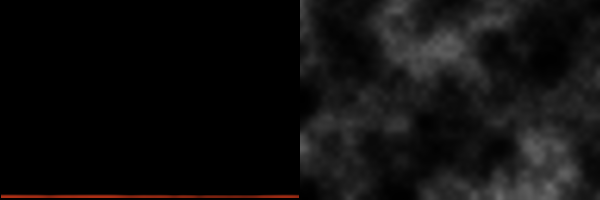
Frame 1 (no input)
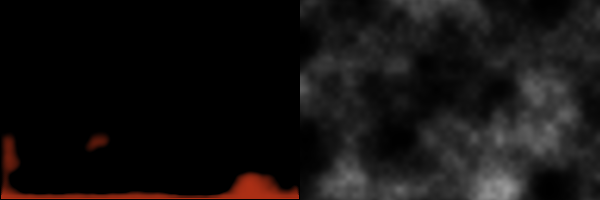
Frame 60 (no input)
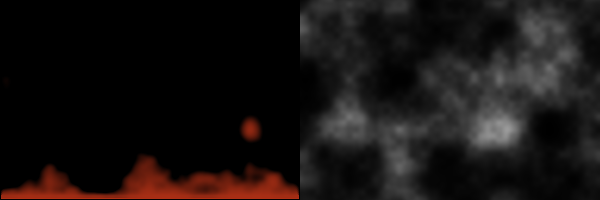
Frame 120 (the mouse pressed at the canvas centre since frame 60)

The p5.js sketch that drew these frames (run headless with seeded random() and noise() and a simulated clock; from frame 60 on, the mouse is pressed at the canvas centre):

// p5.js sketch
// ── sketch.js
const WIDTH = 300;
const HEIGHT = 200;
const SCROLL_SPEED = 1.2; // Units per second

let buffer1;
let buffer2;
let coolingLUT;

const DAMPING = 0.999;

function setup() {
  createCanvas(WIDTH*2, HEIGHT);
  pixelDensity(1);
  
  buffer1 = createGraphics(WIDTH, HEIGHT);
  buffer2 = createGraphics(WIDTH, HEIGHT);
  coolingLUT = createImage(WIDTH, HEIGHT);
  
  buffer1.loadPixels();
  buffer2.loadPixels();
  for (let y = 0; y < HEIGHT; y++) {
    for (let x = 0; x < WIDTH; x++) {
      setPixel(buffer1, x, y, 0);
      setPixel(buffer2, x, y, 0);
    }
  }
  buffer1.updatePixels();
  buffer2.updatePixels();
}

function draw() {
  background(42);
  fillRows(4);
  generateCoolingLUT();
  
  if (mouseX > 0 && mouseX < WIDTH && mouseY > 0 && mouseY < HEIGHT) {
    buffer1.noStroke();
    buffer1.fill(255);
    buffer1.circle(mouseX, mouseY, 50);
  }
  
  buffer1.loadPixels();
  buffer2.loadPixels();
  coolingLUT.loadPixels();
  for (let x = 0; x < WIDTH; x++) {
    for (let y = 0; y < HEIGHT; y++) {
      if (x === 0 || x === WIDTH-1 || y === 0 || y === HEIGHT-1) {
        setPixel(buffer2, x, y, 0);
        continue;
      }
      
      const a = getPixel(buffer1, x-1, y);
      const b = getPixel(buffer1, x+1, y);
      const c = getPixel(buffer1, x, y-1);
      const d = getPixel(buffer1, x, y+1);
      const cool = getPixel(coolingLUT, x, y);
      
      setPixel(buffer2, x, y-1, max(0, (a+b+c+d)/4 - cool));
    }
  }
  buffer2.updatePixels();
  
  const hold = buffer1;
  buffer1 = buffer2;
  buffer2 = hold;
  
  tint('#AC2F15');
  image(buffer1, 0, 0);
  noTint();
  image(coolingLUT, WIDTH, 0);
}

function fillRows(rows) {
  buffer1.loadPixels();
  for (let x = 0; x < WIDTH; x++) {
    for (let y = HEIGHT-rows; y < HEIGHT; y++) {
      setPixel(buffer1, x, y, 255);
    }
  }
  buffer1.updatePixels();
  
  for (let i = 0; i < 100; i++) setPixel(buffer1, floor(random(WIDTH)), floor(random(HEIGHT)), 255);
}

function generateCoolingLUT() {
  coolingLUT.loadPixels();
  let xOff = 0;
  let inc = 0.02;
  for (let x = 0; x < WIDTH; x++) {
    xOff += inc;
    let yOff = (millis()/1000) * SCROLL_SPEED;
    for (let y = 0; y < HEIGHT; ++y) {
      yOff += inc;
      
      setPixel(coolingLUT, x, y, pow(noise(xOff, yOff), 3) * 255);
    }
  }
  coolingLUT.updatePixels();
}

function getPixel(buffer, x, y) {
  return buffer.pixels[(x+y*WIDTH)*4];
}

function setPixel(buffer, x, y, col) {
  const i = (x + y*WIDTH) * 4;
  buffer.pixels[i+0] = col;
  buffer.pixels[i+1] = col;
  buffer.pixels[i+2] = col;
  buffer.pixels[i+3] = 255;
}
